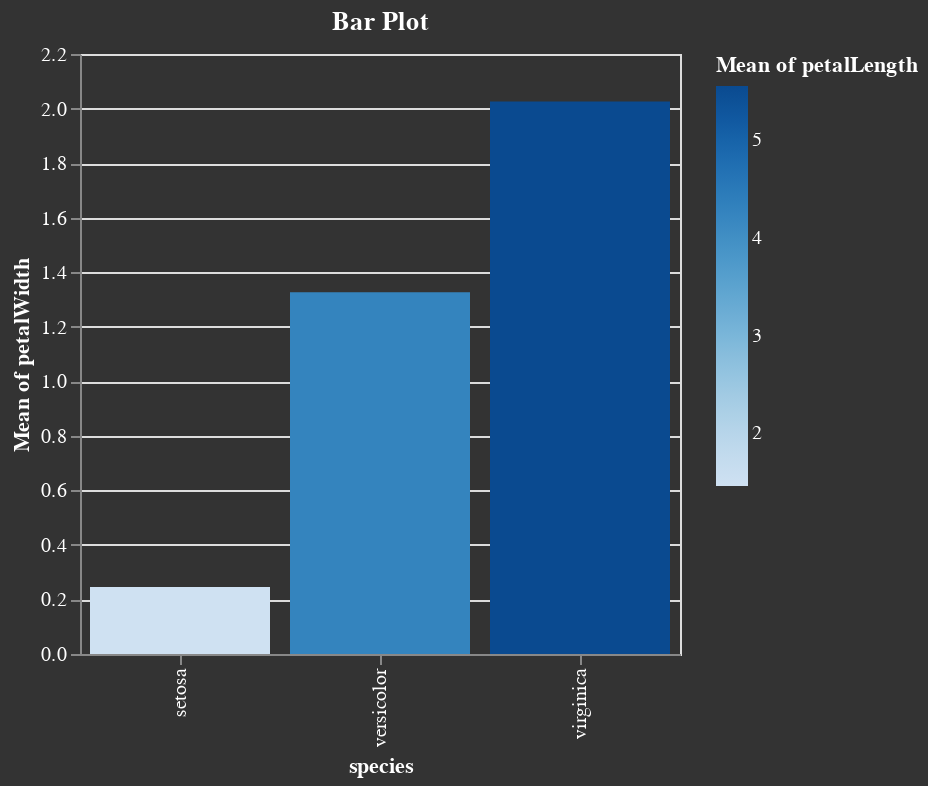

The notebook cell this image was saved under:
### Code cell
p = barplot(df,:species,:petalWidth,zcolor=:petalLength,y_agg="mean",color_agg="mean",title="Bar Plot")

### Figure 1 — Vega-Lite specification as saved in the notebook (floating-point values rounded to 4 significant figures; data arrays with more than 128 entries replaced by an {"elided": "..."} marker saying what was removed)
{"background": "#333", "config": {"axis": {}, "style": {"guide-label": {"fill": "white"}, "guide-title": {"fill": "white"}}, "title": {"color": "white"}}, "data": {"values": {"elided": "150 records"}}, "encoding": {"color": {"aggregate": "mean", "field": "petalLength", "type": "quantitative"}, "x": {"field": "species", "type": "nominal"}, "y": {"aggregate": "mean", "field": "petalWidth", "type": "quantitative"}}, "height": 300, "mark": {"type": "bar"}, "title": "Bar Plot", "width": 300}
